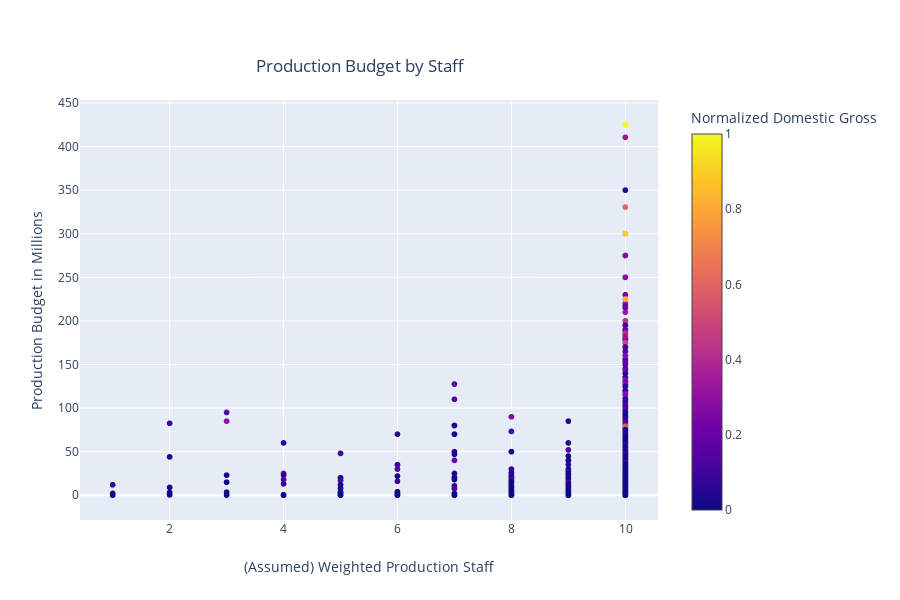

Source (notebook cell):
### Code cell
label_dict = {'prod_budget_mil': 'Production Budget in Millions', 'dom_gross_mil':
               'Domestic Gross in Millions', 'staff': '(Assumed) Weighted Production Staff',
               'genres': 'Genres', 'normal_gross': 'Normalized Domestic Gross',
               'avg_rating': 'Average Rating', 'title': 'Title', 'normal_budget':
               'Normalized Budget', 'ease_of_make': 'How "Easy" was The Movie to Make?'}

fig = px.scatter(real_final_df, y = "prod_budget_mil", x = "staff", color = 'normal_gross',
                 hover_name = 'title', hover_data = ['genres', 'avg_rating', 'dom_gross_mil'],
                 title = 'Production Budget by Staff', labels = label_dict)

fig.update_layout(
    title={
        'y':0.9,
        'x':0.4,
        'xanchor': 'center',
        'yanchor': 'top'}, showlegend = False)

fig.show()

### Figure 1 — Plotly figure (JSON) as saved in the notebook; plotly's stock layout.template omitted (floating-point values rounded to 4 significant figures; data arrays with more than 128 entries replaced by an {"elided": "..."} marker saying what was removed)
{"data": [{"customdata": {"elided": "3555x3 mixed values"}, "hoverlabel": {"namelength": 0}, "hovertemplate": "<b>%{hovertext}</b><br><br>(Assumed) Weighted Production Staff=%{x}<br>Production Budget in Millions=%{y}<br>Genres=%{customdata[0]}<br>Average Rating=%{customdata[1]}<br>Domestic Gross in Millions=%{customdata[2]}<br>Normalized Domestic Gross=%{marker.color}", "hovertext": {"elided": "3555 str values"}, "legendgroup": "", "marker": {"color": {"elided": "3555 float values"}, "coloraxis": "coloraxis", "symbol": "circle"}, "mode": "markers", "name": "", "showlegend": false, "type": "scattergl", "x": {"elided": "3555 int values"}, "xaxis": "x", "y": {"elided": "3555 float values"}, "yaxis": "y"}], "layout": {"coloraxis": {"colorbar": {"title": {"text": "Normalized Domestic Gross"}}, "colorscale": [[0, "#0d0887"], [0.1111, "#46039f"], [0.2222, "#7201a8"], [0.3333, "#9c179e"], [0.4444, "#bd3786"], [0.5556, "#d8576b"], [0.6667, "#ed7953"], [0.7778, "#fb9f3a"], [0.8889, "#fdca26"], [1, "#f0f921"]]}, "height": 600, "legend": {"tracegroupgap": 0}, "showlegend": false, "title": {"text": "Production Budget by Staff", "x": 0.4, "xanchor": "center", "y": 0.9, "yanchor": "top"}, "xaxis": {"anchor": "y", "domain": [0, 0.98], "title": {"text": "(Assumed) Weighted Production Staff"}}, "yaxis": {"anchor": "x", "domain": [0, 1], "title": {"text": "Production Budget in Millions"}}}}
